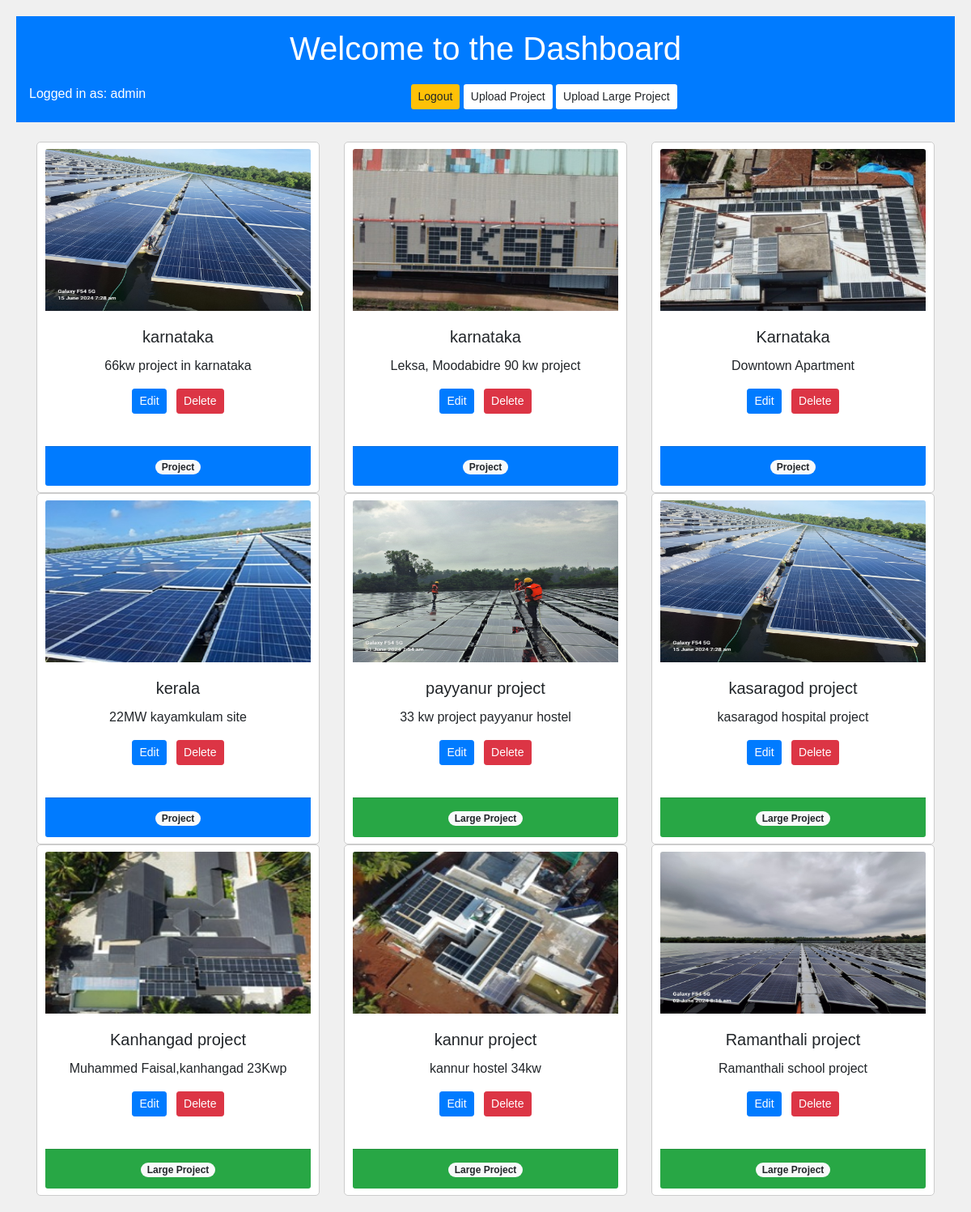
The page /dashboard/ (signed in) on the database its author committed.
### sunray/models.py (models this page shows, shortened)
class Project(models.Model):
    title = models.CharField(max_length=100)
    description = models.TextField()
    project_details = models.TextField(default='')
    image = models.ImageField(upload_to='projects')  # Assuming you upload images to 'media/projects'
    date_created = models.DateField(auto_now_add=True)

class LargeProject(models.Model):
    title = models.CharField(max_length=100)
    name = models.CharField(max_length=50,default='')
    description = models.TextField()
    image = models.ImageField(upload_to='large_projects')  # Upload image to 'media/large_projects'
    date_created = models.DateField(auto_now_add=True)
    project_details = models.TextField()  # Additional field for project details

### sunray/views.py (the view)
# urls.py: path('dashboard/', views.dashboard, name='dashboard'),
@login_required
def dashboard(request):
    projects = Project.objects.all()
    large_projects = LargeProject.objects.all()
    context = {
        'projects': projects,
        'large_projects': large_projects
    }
    return render(request, 'dashboard.html', context)

### templates/dashboard.html (shortened to what this page needs)
<!DOCTYPE html>
<html lang="en">
<head>
    <link href="https://stackpath.bootstrapcdn.com/bootstrap/4.5.2/css/bootstrap.min.css" rel="stylesheet">
</head>
<body>
    <div class="container-fluid bg-primary text-white p-3">
        <h1>Welcome to the Dashboard</h1>
        <span class="float-left">Logged in as: {{ user.username }}</span>
        <a href="{% url 'logout' %}" class="btn btn-sm bg-warning ">Logout</a>
        <a href="{% url 'upload_project' %}" class="btn bg-white btn-sm">Upload Project</a>
        <a href="{% url 'upload_large_project' %}" class="btn bg-white btn-sm">Upload Large Project</a>
    </div>
    <div class="container mt-4">
        <div class="row">
            {% for project in projects %}
            <div class="col-md-4">
                <div class="card project-card text-center pt-2 pb-2">
                    <img src="{{ project.image.url }}" class="card-img-top project-img" alt="Project Image">
                    <div class="card-body">
                        <h5 class="card-title">{{ project.title }}</h5>
                        <p class="card-text">{{ project.description }}</p>
                        <a href="{% url 'edit_project' project.pk %}" class="btn btn-primary btn-sm">Edit</a>
                        <a href="{% url 'delete_project' project.pk %}" class="btn btn-danger btn-sm ml-2">Delete</a>
                    </div>
                    <div class="card-footer bg-primary text-white">
                        <span class="badge badge-pill badge-light">Project</span>
                    </div>
                </div>
            </div>
            {% endfor %}
            {% for large_project in large_projects %}
            <div class="col-md-4">
                <div class="card project-card text-center pt-2 pb-2">
                    <img src="{{ large_project.image.url }}" class="card-img-top project-img" alt="Large Project Image">
                    <div class="card-body">
                        <h5 class="card-title">{{ large_project.title }}</h5>
                        <p class="card-text">{{ large_project.description }}</p>
                        <a href="{% url 'edit_large_project' large_project.pk %}" class="btn btn-primary btn-sm">Edit</a>
                        <a href="{% url 'delete_large_project' large_project.pk %}" class="btn btn-danger btn-sm ml-2">Delete</a>
                    </div>
                    <div class="card-footer bg-success text-white">
                        <span class="badge badge-pill badge-light">Large Project</span>
                    </div>
                </div>
            </div>
            {% endfor %}
        </div>
    </div>
</body>
</html>

### templates/dashboard.html (style rules this page uses)
body { font-family: Arial, sans-serif; background-color: #f0f0f0; padding: 20px; text-align: center; }
h1 { margin-bottom: 20px; }
.project-card { margin-bottom: 20px; border: 1px solid #ccc; padding: 10px; border-radius: 5px; background-color: #fff; }
.project-img { max-width: 200px; max-height: 200px; }
.project-card { height: 100%; display: flex; flex-direction: column; justify-content: space-between; }
.project-card .card-img-top { max-width: 100%; height: auto; margin: auto; }
.project-card .card-body { flex: 1; }

### rows shown on the page
Project: image (picture), title "karnataka", description "66kw project in karnataka"
Project: image (picture), title "karnataka", description "Leksa, Moodabidre 90 kw project"
Project: image (picture), title "Karnataka", description "Downtown Apartment"
Project: image (picture), title "kerala", description "22MW kayamkulam site"
LargeProject: image (picture), title "payyanur project", description "33 kw project payyanur hostel"
LargeProject: image (picture), title "kasaragod project", description "kasaragod hospital project"
LargeProject: image (picture), title "Kanhangad project", description "Muhammed Faisal,kanhangad 23Kwp"
LargeProject: image (picture), title "kannur project", description "kannur hostel 34kw"
LargeProject: image (picture), title "Ramanthali project", description "Ramanthali school project"

### other values the page prints
{{ user.username }} "admin"
